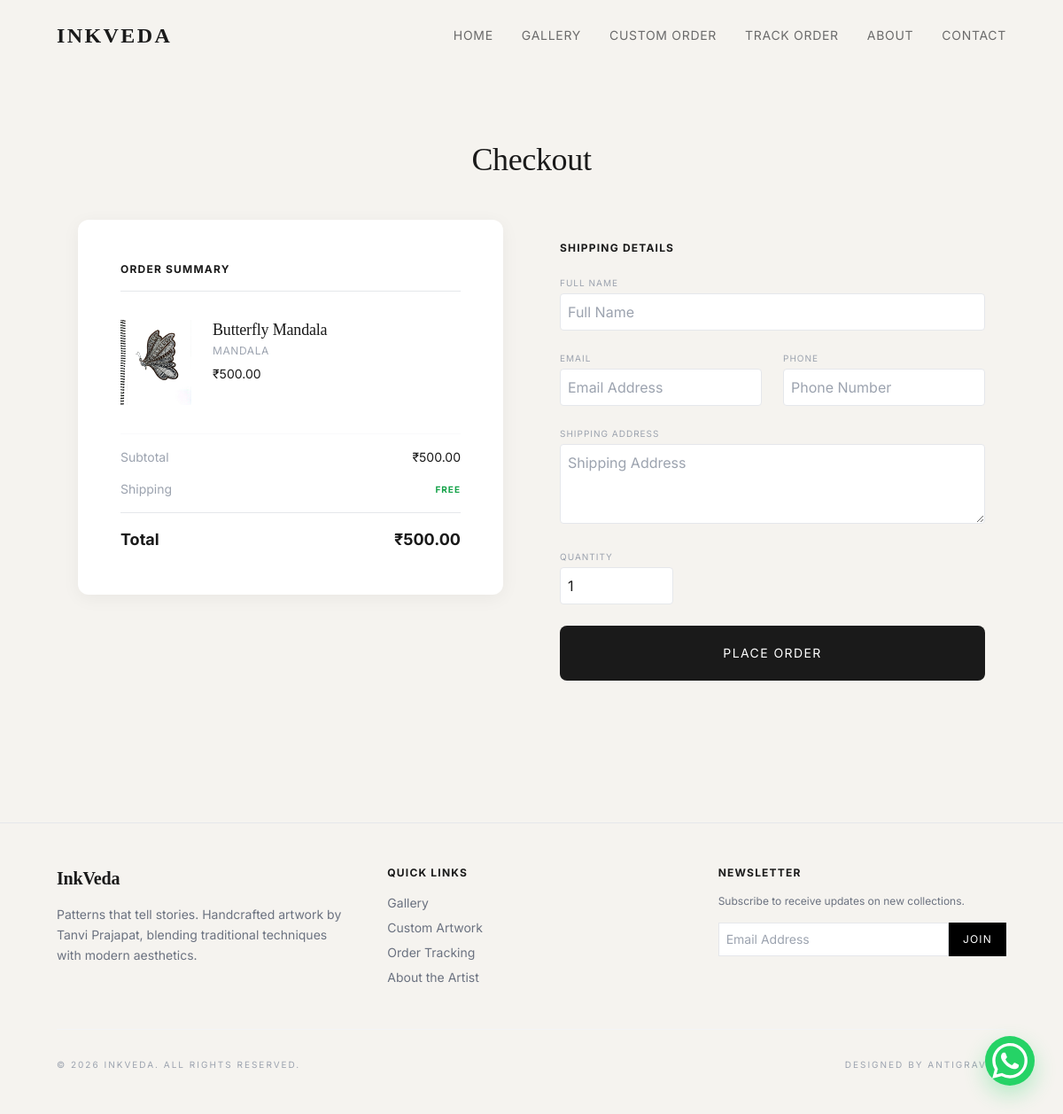
The page /checkout/1/ on the database its author committed.
### artworks/models.py (models this page shows, shortened)
class Artwork(models.Model):
    CATEGORY_CHOICES = [
        ('Mandala', 'Mandala'),
        ('Zentangle', 'Zentangle'),
        ('Doodle', 'Doodle'),
        ('Typography', 'Typography'),
    ]
    title = models.CharField(max_length=200)
    description = models.TextField()
    image = models.ImageField(upload_to="artworks/%Y/%m/")
    category = models.CharField(max_length=50, choices=CATEGORY_CHOICES)
    price = models.DecimalField(max_digits=10, decimal_places=2)
    is_available = models.BooleanField(default=True)
    created_at = models.DateTimeField(auto_now_add=True)

### artworks/views.py (the view)
# urls.py: path('checkout/<int:pk>/', views.checkout, name='checkout'),
def checkout(request, pk):
    artwork = get_object_or_404(Artwork, pk=pk)
    if request.method == 'POST':
        form = ArtworkOrderForm(request.POST)
        if form.is_valid():
            order = form.save(commit=False)
            order.artwork = artwork
            order.payment_method = 'UPI'
            order.payment_status = 'Pending'
            order.save() # save() calculates total_price and order_id
            return redirect('upi_payment', order_id=order.order_id)
    else:
        form = ArtworkOrderForm(initial={'quantity': 1})
    return render(request, 'artworks/checkout.html', {'form': form, 'artwork': artwork})

### artworks/forms.py
class ArtworkOrderForm(forms.ModelForm):
    class Meta:
        model = Order
        fields = ['customer_name', 'email', 'phone', 'address', 'quantity']
        widgets = {
            'customer_name': forms.TextInput(attrs={'class': 'w-full p-2 border rounded', 'placeholder': 'Full Name'}),
            'email': forms.EmailInput(attrs={'class': 'w-full p-2 border rounded', 'placeholder': 'Email Address'}),
            'phone': forms.TextInput(attrs={'class': 'w-full p-2 border rounded', 'placeholder': 'Phone Number'}),
            'address': forms.Textarea(attrs={'class': 'w-full p-2 border rounded', 'placeholder': 'Shipping Address', 'rows': 3}),
            'quantity': forms.NumberInput(attrs={'class': 'w-full p-2 border rounded', 'min': 1}),
        }

### templates/artworks/checkout.html (shortened to what this page needs)
{% extends 'base.html' %}
{% block content %}
<section class="py-20 px-6 lg:px-16">
    <div class="max-w-5xl mx-auto">
        <h1 class="text-4xl font-serif mb-12 text-center">Checkout</h1>
        <div class="grid grid-cols-1 lg:grid-cols-2 gap-16">
            <div class="bg-white p-8 lg:p-12 premium-shadow h-fit">
                <h2 class="text-xs uppercase tracking-widest font-bold mb-8 border-b pb-4">Order Summary</h2>
                <div class="flex space-x-6 mb-8">
                    <div class="w-20 h-24 bg-gray-100 flex-shrink-0">
                        <img src="{{ artwork.image.url }}" alt="{{ artwork.title }}" class="w-full h-full object-cover">
                    </div>
                    <div>
                        <h3 class="font-serif text-lg leading-tight">{{ artwork.title }}</h3>
                        <p class="text-xs text-gray-400 uppercase tracking-wider mt-1">{{ artwork.category }}</p>
                        <p class="text-sm mt-2">₹{{ artwork.price }}</p>
                    </div>
                </div>
                <div class="space-y-4 pt-4 border-t border-gray-50">
                    <div class="flex justify-between text-sm">
                        <span class="text-gray-400">Subtotal</span>
                        <span>₹{{ artwork.price }}</span>
                    </div>
                    <div class="flex justify-between text-sm">
                        <span class="text-gray-400">Shipping</span>
                        <span class="text-green-600 uppercase text-[10px] tracking-widest font-bold">Free</span>
                    </div>
                    <div class="flex justify-between text-lg font-bold pt-4 border-t">
                        <span>Total</span>
                        <span>₹{{ artwork.price }}</span>
                    </div>
                </div>
            </div>
            <div>
                <form method="POST" class="space-y-6">
                    <h2 class="text-xs uppercase tracking-widest font-bold mb-4">Shipping Details</h2>
                    <div>
                        <label class="text-[10px] uppercase tracking-widest text-gray-400 mb-1 block">Full Name</label>
                        {{ form.customer_name }}
                    </div>
                    <div class="grid grid-cols-1 md:grid-cols-2 gap-6">
                        <div>
                            <label class="text-[10px] uppercase tracking-widest text-gray-400 mb-1 block">Email</label>
                            {{ form.email }}
                        </div>
                        <div>
                            <label class="text-[10px] uppercase tracking-widest text-gray-400 mb-1 block">Phone</label>
                            {{ form.phone }}
                        </div>
                    </div>
                    <div>
                        <label class="text-[10px] uppercase tracking-widest text-gray-400 mb-1 block">Shipping Address</label>
                        {{ form.address }}
                    </div>
                    <div class="w-32">
                        <label class="text-[10px] uppercase tracking-widest text-gray-400 mb-1 block">Quantity</label>
                        {{ form.quantity }}
                    </div>
                    <button type="submit" class="btn-premium w-full py-5 text-sm uppercase tracking-widest mt-8">Place Order</button>
                </form>
            </div>
        </div>
    </div>
</section>
{% endblock %}

### templates/base.html (style rules this page uses)
:root { --bg-primary: #F5F3EF; --text-primary: #1A1A1A; --text-secondary: #6B6B6B; --accent: #C2A878; --border: #E5E5E5; }
body { font-family: 'Inter', sans-serif; background-color: var(--bg-primary); color: var(--text-primary); scroll-behavior: smooth; -webkit-font-smoothing: antialiased; }
.font-serif { font-family: 'Playfair Display', serif; letter-spacing: -0.01em; }
.premium-shadow { box-shadow: 0 4px 20px rgba(0, 0, 0, 0.05); transition: transform 0.3s ease, box-shadow 0.3s ease; border-radius: 12px; }
.btn-premium { background-color: var(--text-primary); color: #FFFFFF; border-radius: 8px; transition: all 0.3s ease; position: relative; overflow: hidden; border: 1px solid transparent; }

### rows shown on the page
Artwork: image (picture), title "Butterfly Mandala", category "MANDALA", price "500.00"
